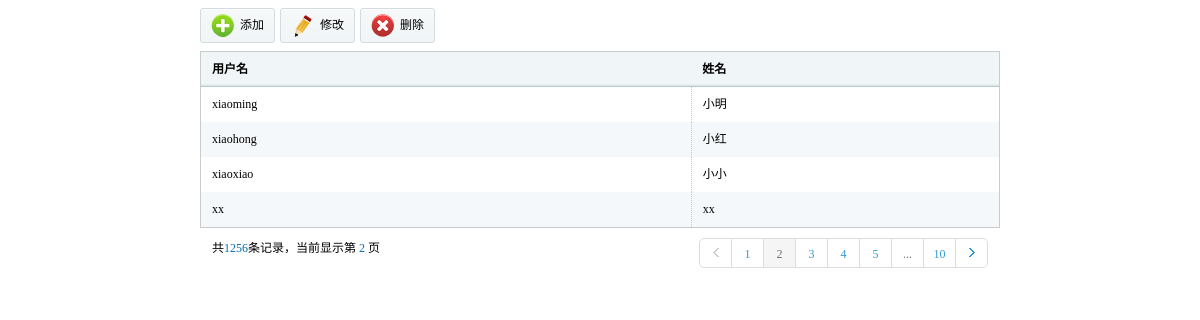
The page /adminviews/adminstudent.php (signed in) on the database its author committed.
### tables this page shows
CREATE TABLE `hw_user` (
  `userid` int(11) NOT NULL AUTO_INCREMENT,
  `username` varchar(32) DEFAULT NULL,
  `userdisplay` varchar(32) DEFAULT NULL,
  `userpassword` varchar(32) DEFAULT NULL,
  `usertype` int(11) DEFAULT NULL,
  `usertime` timestamp NULL DEFAULT NULL ON UPDATE CURRENT_TIMESTAMP,
  PRIMARY KEY (`userid`)
);

### phplibs/db.php (called while the page is built, shortened)
<?php
Class DB {
    private $link_id;
    private $is_log;
    private $time;
    public function __construct() {
        $this->time = $this->microtime_float();
		require("config.db.php");
        $this->is_log = $db_config["log"];
        if($this->is_log){
            $handle = fopen($db_config["logfilepath"]."dblog.txt", "a+");
            $this->handle=$handle;
        }
    }
    public function connect($dbhost, $dbuser, $dbpw, $dbname, $pconnect = 0,$charset='utf8') {
        if( $pconnect==0 ) {
            $this->link_id = @mysql_connect($dbhost, $dbuser, $dbpw, true);
            if(!$this->link_id){
                $this->halt("数据库连接失败");
            }
        } else {
            $this->link_id = @mysql_pconnect($dbhost, $dbuser, $dbpw);
        }
    }
    public function query($sql) {
        $query = mysql_query($sql,$this->link_id);
        return $query;
    }
    public function free_result() {
        $void = func_get_args();
    }
    public function __destruct() {
        $use_time = ($this-> microtime_float())-($this->time);
    }
    public function write_log($msg=''){
        if($this->is_log){
            $text = date("Y-m-d H:i:s")." ".$msg."\r\n";
        }
    }
    public function microtime_float() {
        list($usec, $sec) = explode(" ", microtime());
        return ((float)$usec + (float)$sec);
    }
}
?>

### phplibs/config.db.php (called while the page is built)
<?php
    $db_config["hostname"] = "localhost";
    $db_config["username"] = "root";
    $db_config["password"] = "";
    $db_config["database"] = "homework";
    $db_config["charset"] = "utf8";
    $db_config["pconnect"] = 1;
    $db_config["log"] = 1;
    $db_config["logfilepath"] = './';
?>

### phplibs/userhelper.php (called while the page is built, shortened)
<?php
require_once ('db.php');
class hwuser
{
    private static $tabName = 'hw_user';
    public static function getallstudent()
    {
        $db = new DB();
        $query = $db->query("select * from " . hwuser::$tabName . " where
            usertype = 2");
        $i = 0;
        $rt = array();
        while ($row = mysql_fetch_array($query, MYSQL_ASSOC)) {
            $info = new hwuser();
            $info->setvalues($row);
            $rt[$i] = $info;
            $i++;
        }
        return $rt;
    }
    function setvalues($row)
    {
        if (isset($row['username']))
            $this->username = $row['username'];
        if (isset($row['userdisplay']))
            $this->userdisplay = $row['userdisplay'];
    }
}
?>

### adminviews/adminstudent.php (the view, shortened to what this page needs)
<?php
    require_once("../phplibs/userhelper.php");
?>
<!DOCTYPE html PUBLIC "-//W3C//DTD XHTML 1.0 Transitional//EN" "http://www.w3.org/TR/xhtml1/DTD/xhtml1-transitional.dtd">
<html xmlns="http://www.w3.org/1999/xhtml">
<head>
<link href="../styles/css/style.css" rel="stylesheet" type="text/css" />
</head>
<body>
<div class="mainframeinfo">
    <div class="tools">
    	<ul class="toolbar">
        <li class="click"><a href="adminadduser.php?t=2"><span><img src="../styles/images/t01.png" /></span>添加</a></li>
        <li class="click"><span><img src="../styles/images/t02.png" /></span>修改</li>
        <li><span><img src="../styles/images/t03.png" /></span>删除</li>
        </ul>
    </div>
<table class="tablelist">
    <thead>
    <tr>
        <th>用户名</th>
		<th>姓名</th>
    </tr>
    </thead>
    <tbody>
<?php
    $students = hwuser::getallstudent();
    foreach ($students as $stu){
      echo("<tr><td>" . $stu->username."</td><td>" . $stu->userdisplay."</td></tr>");
    }
?>
</tbody>
</table>
    <div class="pagin">
    	<div class="message">共<i class="blue">1256</i>条记录，当前显示第&nbsp;<i class="blue">2&nbsp;</i>页</div>
        <ul class="paginList">
        <li class="paginItem"><a href="javascript:;"><span class="pagepre"></span></a></li>
        <li class="paginItem"><a href="javascript:;">1</a></li>
        <li class="paginItem current"><a href="javascript:;">2</a></li>
        <li class="paginItem"><a href="javascript:;">3</a></li>
        <li class="paginItem"><a href="javascript:;">4</a></li>
        <li class="paginItem"><a href="javascript:;">5</a></li>
        <li class="paginItem more"><a href="javascript:;">...</a></li>
        <li class="paginItem"><a href="javascript:;">10</a></li>
        <li class="paginItem"><a href="javascript:;"><span class="pagenxt"></span></a></li>
        </ul>
    </div>
</div>
</body>
</html>

### styles/css/style.css (style rules this page uses)
* { font-size:9pt;border:0;margin:0;padding:0; }
body { font-family:'微软雅黑'; margin:0 auto;min-width:980px; }
ul { display:block;margin:0;padding:0;list-style:none; }
li { display:block;margin:0;padding:0;list-style: none; }
img { border:0; }
dl,dt,dd,span { margin:0;padding:0;display:block; }
a,a:focus { text-decoration:none;color:#000;outline:none;blr:expression(this.onFocus=this.blur()); }
table { border-collapse:collapse;border-spacing: 0; }
.mainframeinfo { padding:8px 200px; }
.tools { clear:both; height:35px; margin-bottom:8px; }
.toolbar { float:left; }
.toolbar li { background:url(../images/toolbg.gif) repeat-x; line-height:33px; height:33px; border:solid 1px #d3dbde; float:left; padding-right:10px; margin-right:5px;border-radius: 3px; behavior:url(js/pie.htc); cursor:pointer; }
.toolbar li span { float:left; margin-left:10px; margin-right:5px; margin-top:5px; }
.tablelist { border:solid 1px #cbcbcb; width:100%; clear:both; }
.tablelist th { background:url(../images/th.gif) repeat-x; height:34px; line-height:34px; border-bottom:solid 1px #b6cad2; text-indent:11px; text-align:left; }
.tablelist td { line-height:35px; text-indent:11px; border-right: dotted 1px #c7c7c7; }
.tablelist tbody tr.odd { background:#f5f8fa; }
.pagin { position:relative;margin-top:10px;padding:0 12px; }
.pagin .blue { color:#056dae;font-style:normal; }
.pagin .paginList { position:absolute;right:12px;top:0; }
.pagin .paginList .paginItem { float:left; }
.pagin .paginList .paginItem a { float:left;width:31px;height:28px;border:1px solid #DDD; text-align:center;line-height:30px;border-left:none;color:#3399d5; }
.pagin .paginList .paginItem:first-child a { border-left:1px solid #DDD; }
.pagin .paginList .paginItem:first-child a { border-bottom-left-radius:5px;border-top-left-radius:5px; }
.pagin .paginList .paginItem:last-child a { border-bottom-right-radius:5px;border-top-right-radius:5px; }
.pagin .paginList .paginItem.current,.pagin .paginList .paginItem.current a { background:#f5f5f5; cursor:default;color:#737373; }
.pagin .paginList .paginItem.more,.pagin .paginList .paginItem.more a:hover { cursor:default; }
.pagin .paginList .paginItem.more a { color:#737373; }
.pagepre { background:url(../images/pre.gif) no-repeat center center; width:31px; height:28px; }
.pagenxt { background:url(../images/next.gif) no-repeat center center; width:31px; height:28px; }

### rows shown on the page
hw_user: username "xiaoming", userdisplay "小明"
hw_user: username "xiaohong", userdisplay "小红"
hw_user: username "xiaoxiao", userdisplay "小小"
hw_user: username "xx", userdisplay "xx"
